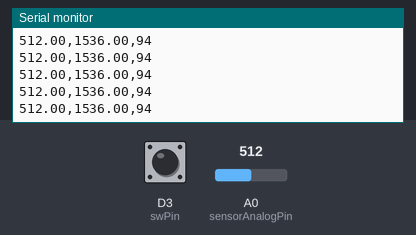
Recording of a sketch running on a simulated ESP8266 (NodeMCU). Parts: the last lines printed to the serial monitor. The test bench sets the inputs (shaded band); at power-on: A0 (sensorAnalogPin) = 512, D3 (swPin) HIGH. WiFi joins after 1.5 s; servers stay silent unless stated.

Above: at 5.2 s.
5.3 s: A0 (sensorAnalogPin) set to 716
At 5.43 s:
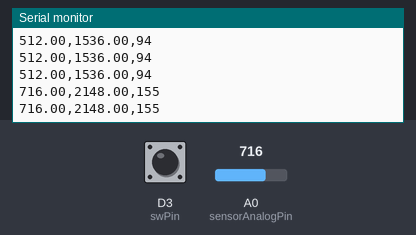
6.8 s: A0 (sensorAnalogPin) set to 900
At 6.84 s:
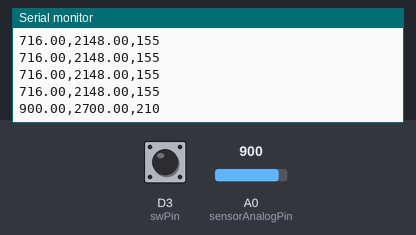
Timing chart, 0 to 9.8 s (numbered marks = the images above; inputs shaded):
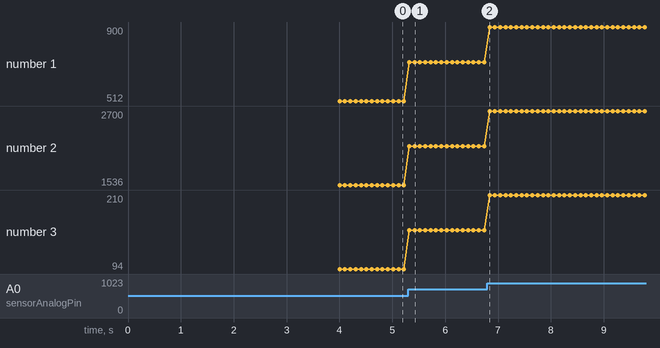

The sketch:

_____.ino
```cpp
/**
   BasicHTTPClient.ino

	Created on: 24.05.2015

*/

#include <Arduino.h>

#include <ESP8266WiFi.h>
#include <ESP8266WiFiMulti.h>

#include <ESP8266HTTPClient.h>

#include <WiFiClient.h>

#include <ESP8266mDNS.h>
#include <WiFiUdp.h>
#include <ArduinoOTA.h>

ESP8266WiFiMulti WiFiMulti;

/* ---config--- */
#ifndef STASSID
#define STASSID "your-ssid"
#define STAPSK "your-password"
#endif
// WIFI
const char *ssid = STASSID;
const char *password = STAPSK;
// SERVER
const String serverAddress = "";
const String tempPath = "/temperatureSense";
const String tempQueryParaName = "tActual";
const String swQueryParaName = "sNumber";
//DEVICE
const unsigned short sensorAnalogPin = A0;
const unsigned int bootInterval = 60 * 1000;
const unsigned int sampleTime = 10;
const unsigned int swPin = D3;
int vcc = 3090;
/*--------------*/

void setup()
{

	//pinMode(sensorAnalogPin, INPUT);
	pinMode(swPin, INPUT_PULLUP);

	Serial.begin(115200);
	// Serial.setDebugOutput(true);

	Serial.println();
	Serial.println();
	Serial.println();
	for (uint8_t t = 4; t > 0; t--)
	{
		Serial.printf("[SETUP] WAIT %d...\n", t);
		Serial.flush();
		delay(1000);
	}

	WiFi.mode(WIFI_STA);
	WiFiMulti.addAP("SSID", "PASSWORD");

	WiFi.begin(ssid, password);
	//  while (WiFi.waitForConnectResult() != WL_CONNECTED) {
	//    Serial.println("Connection Failed! Rebooting...");
	//    delay(5000);
	//    ESP.restart();
	//  }

	ArduinoOTA.onStart([]()
					   {
						   String type;
						   if (ArduinoOTA.getCommand() == U_FLASH)
						   {
							   type = "sketch";
						   }
						   else
						   { // U_FS
							   type = "filesystem";
						   }

						   // NOTE: if updating FS this would be the place to unmount FS using FS.end()
						   Serial.println("Start updating " + type);
					   });
	ArduinoOTA.onEnd([]()
					 { Serial.println("\nEnd"); });
	ArduinoOTA.onProgress([](unsigned int progress, unsigned int total)
						  { Serial.printf("Progress: %u%%\r", (progress / (total / 100))); });
	ArduinoOTA.onError([](ota_error_t error)
					   {
						   Serial.printf("Error[%u]: ", error);
						   if (error == OTA_AUTH_ERROR)
						   {
							   Serial.println("Auth Failed");
						   }
						   else if (error == OTA_BEGIN_ERROR)
						   {
							   Serial.println("Begin Failed");
						   }
						   else if (error == OTA_CONNECT_ERROR)
						   {
							   Serial.println("Connect Failed");
						   }
						   else if (error == OTA_RECEIVE_ERROR)
						   {
							   Serial.println("Receive Failed");
						   }
						   else if (error == OTA_END_ERROR)
						   {
							   Serial.println("End Failed");
						   }
					   });
	ArduinoOTA.begin();
	Serial.println("Ready");
	Serial.print("IP address: ");
	Serial.println(WiFi.localIP());
}
float ans, tv;
int temp, swVal;
void loop()
{
	ans = 0;
	for (int i = 0; i < sampleTime; i++)
	{
		ans += analogRead(sensorAnalogPin); // アナログ０番ピンからセンサー値を読込む
	}
	ans = ans / sampleTime;
	tv = ans * 3;
	temp = map(tv, 300, 1600, -30, 100);
	swVal = digitalRead(swPin);
	Serial.print(ans);
	Serial.print(",");
	Serial.print(tv);
	Serial.print(",");
	Serial.println(temp);
	// 温度測定

	/* // wait for WiFi connection
  if ((WiFiMulti.run() == WL_CONNECTED)) {

	WiFiClient client;

	HTTPClient http;

	Serial.print("[HTTP] begin...\n");
	if (http.begin(client, "http://" + serverAddress + tempPath + "/?" + tempQueryParaName + "=" + String(temp) + "&" + swQueryParaName + "=" + String(swVal))) {  // HTTP


	  Serial.print("[HTTP] GET...\n");
	  // start connection and send HTTP header
	  int httpCode = http.GET();

	  // httpCode will be negative on error
	  if (httpCode > 0) {
		// HTTP header has been send and Server response header has been handled
		Serial.printf("[HTTP] GET... code: %d\n", httpCode);

		// file found at server
		if (httpCode == HTTP_CODE_OK || httpCode == HTTP_CODE_MOVED_PERMANENTLY) {
		  String payload = http.getString();
		  Serial.println(payload);
		}
	  } else {
		Serial.printf("[HTTP] GET... failed, error: %s\n", http.errorToString(httpCode).c_str());
	  }

	  http.end();
	} else {
	  Serial.printf("[HTTP} Unable to connect\n");
	}
  }
  ArduinoOTA.handle();
  //DEEP SLEEPモード突入命令
  Serial.println("DEEP SLEEP START!!");

  //1:μ秒での復帰までのタイマー時間設定  2:復帰するきっかけの設定（モード設定）
  ESP.deepSleep(10 * 1000 * 1000 , WAKE_RF_DEFAULT);

  //deepsleepモード移行までのダミー命令
  */
	delay(100);

	//実際にはこの行は実行されない
	// Serial.println("DEEP SLEEPing....");
}
```

Measured:
- after the input at 5.3 s, the serial monitor: prints a new line at once (image 1)
- after the input at 6.8 s, the serial monitor: prints a new line at once (image 2)
- plotted number 1: 512 → 716 after the input at 5.3 s, 716 → 900 after the input at 6.8 s
- plotted number 2: 1536 → 2148 after the input at 5.3 s, 2148 → 2700 after the input at 6.8 s
- plotted number 3: 94 → 155 after the input at 5.3 s, 155 → 210 after the input at 6.8 s
